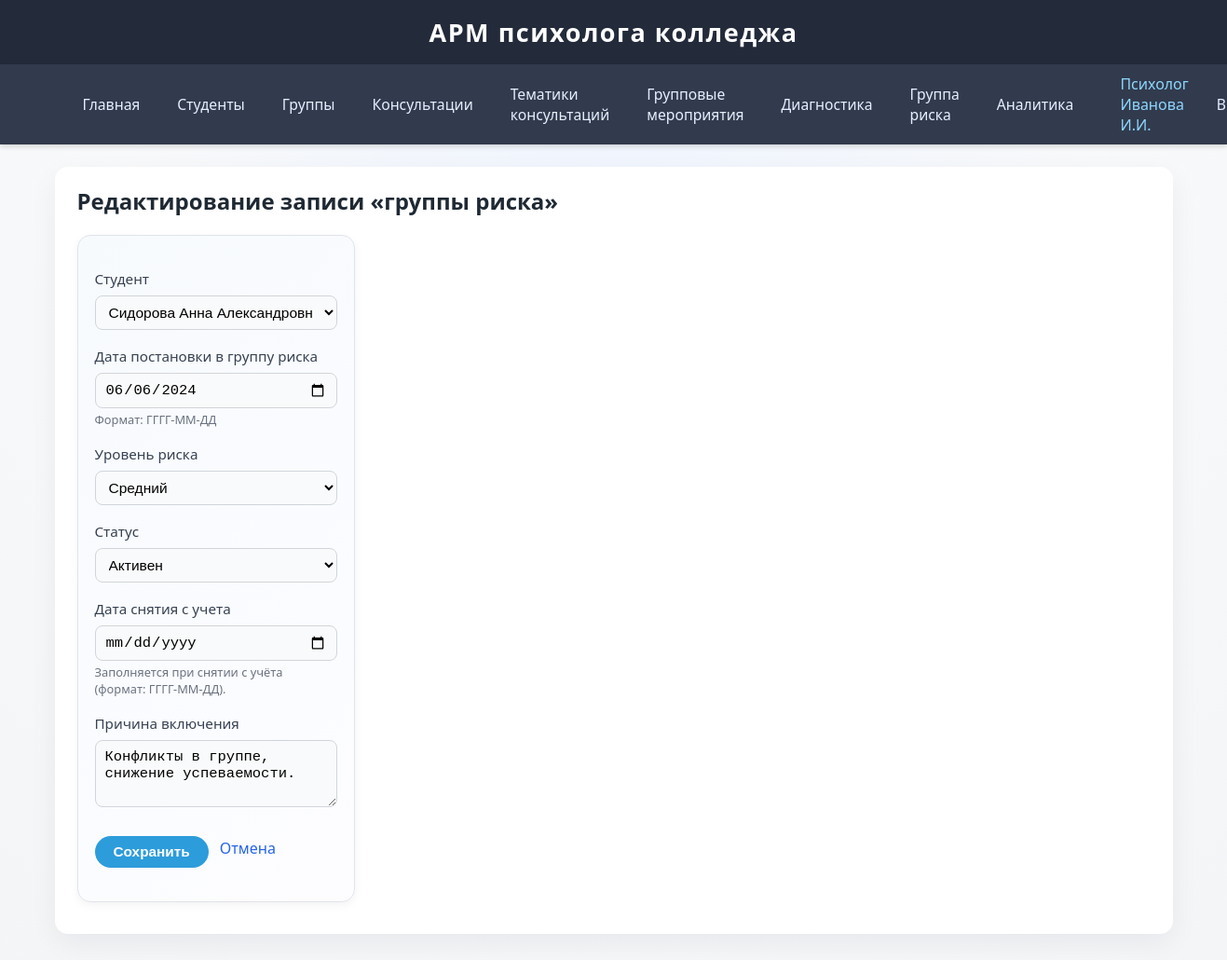
Page /risk_groups/2/edit (signed in) on the committed database.
### app/models.py (models this page shows, shortened)
class User(db.Model, UserMixin):
    __tablename__ = 'users'
    id = db.Column(db.Integer, primary_key=True)
    username = db.Column(db.String(64), unique=True, nullable=False)
    password_hash = db.Column(db.String(128), nullable=False)
    role = db.Column(db.String(16), nullable=False, default='psychologist')  # 'psychologist', 'admin', or 'viewer'
    full_name = db.Column(db.String(128), nullable=True)
    group_events = db.relationship('GroupEvent', backref='psychologist_user', lazy=True)
    test_results = db.relationship('TestResult', backref='psychologist_user', lazy=True)

class RiskGroup(db.Model):
    __tablename__ = 'risk_groups'
    id = db.Column(db.Integer, primary_key=True)
    student_id = db.Column(db.Integer, db.ForeignKey('students.id'), nullable=False)
    date_added = db.Column(db.Date, nullable=False, default=date.today)
    risk_level = db.Column(db.String(32), nullable=False, default='средний')  # низкий/средний/высокий и т.п.
    reason = db.Column(db.String(255), nullable=True)
    status = db.Column(db.String(32), nullable=False, default='активен')      # активен / снят
    date_removed = db.Column(db.Date, nullable=True)

### app/routes/risk_groups.py (the view, shortened to what this page needs)
@risk_groups_bp.route('/<int:record_id>/edit', methods=['GET', 'POST'])
@login_required
def edit_risk(record_id):
    record = RiskGroup.query.get_or_404(record_id)
    form = RiskGroupForm(obj=record)
    _populate_risk_form_choices(form)
    return render_template(
        'risk_groups/form.html',
        form=form,
        title='Редактирование записи «группы риска»',
    )

### app/forms.py
class RiskGroupForm(FlaskForm):
    student_id = SelectField('Студент', coerce=int, validators=[DataRequired()])
    date_added = DateField(
        'Дата постановки в группу риска',
        format='%Y-%m-%d',
        validators=[DataRequired()]
    )
    risk_level = SelectField(
        'Уровень риска',
        choices=[
            ('низкий', 'Низкий'),
            ('средний', 'Средний'),
            ('высокий', 'Высокий'),
        ],
        validators=[DataRequired()]
    )
    reason = TextAreaField('Причина включения', validators=[Optional(), Length(max=255)])
    status = SelectField(
        'Статус',
        choices=[
            ('активен', 'Активен'),
            ('снят', 'Снят с учета'),
        ],
        validators=[DataRequired()]
    )
    date_removed = DateField(
        'Дата снятия с учета',
        format='%Y-%m-%d',
        validators=[Optional()]
    )
    submit = SubmitField('Сохранить')

### app/routes/risk_groups.py (called while the page is built)
def _populate_risk_form_choices(form: RiskGroupForm):
    students = (
        Student.query
        .order_by(Student.full_name.asc())
        .all()
    )
    form.student_id.choices = [(s.id, s.full_name) for s in students]

### app/templates/risk_groups/form.html (shortened to what this page needs)
{% extends 'base.html' %}
{% block content %}
<h2>{% if title %}{{ title }}{% else %}Запись о «группе риска»{% endif %}</h2>
<div class="card" style="max-width: 700px; margin-top: 20px;">
    <form method="post">
        <div class="form-group">
            <label for="student_id">{{ form.student_id.label }}</label>
            {{ form.student_id(class="form-control", id="student_id") }}
        </div>
        <div class="form-group">
            <label for="date_added">{{ form.date_added.label }}</label>
            {{ form.date_added(class="form-control", id="date_added") }}
            <small class="form-help">Формат: ГГГГ-ММ-ДД</small>
        </div>
        <div class="form-group">
            <label for="risk_level">{{ form.risk_level.label }}</label>
            {{ form.risk_level(class="form-control", id="risk_level") }}
        </div>
        <div class="form-group">
            <label for="status">{{ form.status.label }}</label>
            {{ form.status(class="form-control", id="status") }}
        </div>
        <div class="form-group">
            <label for="date_removed">{{ form.date_removed.label }}</label>
            {{ form.date_removed(class="form-control", id="date_removed") }}
            <small class="form-help">Заполняется при снятии с учёта (формат: ГГГГ-ММ-ДД).</small>
        </div>
        <div class="form-group">
            <label for="reason">{{ form.reason.label }}</label>
            {{ form.reason(class="form-control", id="reason", rows="3") }}
        </div>
        <div style="margin-top: 16px; display:flex; gap:12px; align-items:center;">
            {{ form.submit(class="btn") }}
            <a href="{{ url_for('risk_groups.list_risk') }}">Отмена</a>
        </div>
    </form>
</div>
{% endblock %}

### app/templates/base.html (shortened to what this page needs)
<!DOCTYPE html>
<html lang="ru">
<head>
    <link rel="stylesheet" href="{{ url_for('static', filename='css/style.css') }}">
</head>
<body>
    <header>
        <div style="font-size:1.3em; font-weight:600;">АРМ психолога колледжа</div>
    </header>
    <nav style="background:#313b4d; padding:10px 0;">
        <div class="container" style="display:flex;gap:20px;align-items:center;">
            <a href="{{ url_for('index') }}">Главная</a>
            <a href="{{ url_for('students.list_students') }}">Студенты</a>
            <a href="{{ url_for('groups.list_groups') }}">Группы</a>
            <a href="{{ url_for('consultations.list_consultations') }}">Консультации</a>
            <a href="{{ url_for('consultation_topics.list_topics') }}">Тематики консультаций</a>
            <a href="{{ url_for('group_events.list_events') }}">Групповые мероприятия</a>
            <a href="{{ url_for('diagnostics.list_results') }}">Диагностика</a>
            <a href="{{ url_for('risk_groups.list_risk') }}">Группа риска</a>
            <a href="{{ url_for('analytics.overview') }}">Аналитика</a>
            {% if current_user.is_authenticated %}
                <span style="color:#8fd6ff;font-weight:500;">
                    {{ current_user.full_name or current_user.username }}
                </span>
                <a href="{{ url_for('auth.logout') }}">Выйти</a>
            {% else %}
                <a href="{{ url_for('auth.login') }}">Войти</a>
            {% endif %}
        </div>
    </nav>
    <div class="container">
        {% block content %}
        {% endblock %}
    </div>
</body>
</html>

### app/static/css/style.css (style rules this page uses)
body { background: radial-gradient(circle at top, #eef4ff 0, #f8f9fa 45%, #f4f5f7 100%); font-family: "Segoe UI", -apple-system, BlinkMacSystemFont, "Roboto", Arial, sans-serif; font-size: 16px; margin: 0; padding: 0; color: #111827; }
header { background: #232b3b; color: #fff; padding: 16px 0; text-align: center; font-size: 1.3em; letter-spacing: 1.5px; font-weight: 600; box-shadow: 0 2px 6px rgba(0,0,0,0.18); }
nav { box-shadow: 0 2px 6px rgba(0,0,0,0.16); }
nav .container { max-width: 1200px; margin: 0 auto; padding: 0 20px; background: transparent; border-radius: 0; box-shadow: none; }
nav a { color: #e5efff; text-decoration: none; font-size: 0.98rem; padding: 6px 10px; border-radius: 6px; transition: background 0.15s, color 0.15s, transform 0.1s; }
body > .container { max-width: 1200px; margin: 24px auto 32px auto; padding: 20px 24px 26px 24px; background: #ffffff; border-radius: 14px; box-shadow: 0 10px 30px rgba(15, 23, 42, 0.06); }
.container { box-sizing: border-box; }
h1, h2, h3 { color: #1f2933; font-weight: 600; margin-top: 0; }
h2 { margin-bottom: 8px; }
form { margin: 20px 0; }
.form-group, .form-row { margin-bottom: 18px; }
label { display: block; margin-bottom: 6px; font-weight: 500; color: #374151; font-size: 0.95rem; }
.form-control, input[type="text"], input[type="password"], input[type="date"], input[type="datetime-local"], select, textarea { width: 100%; padding: 8px 10px; font-size: 0.97rem; border: 1px solid #d1d5db; border-radius: 8px; outline: none; background: #f9fafb; box-sizing: border-box; margin-top: 2px; transition: border-color 0.15s, box-shadow 0.15s, background 0.15s; }
.form-help { display: block; font-size: 0.8rem; margin-top: 3px; color: #6b7280; }
button, .btn { background: #2d9cdb; color: #fff; border: none; border-radius: 999px; padding: 8px 20px; font-size: 0.96rem; font-weight: 600; cursor: pointer; transition: background 0.15s, box-shadow 0.15s, transform 0.08s; margin-top: 8px; display: inline-flex; align-items: center; justify-content: center; gap: 6px; }
a { color: #2563eb; text-decoration: none; transition: color 0.17s; }
.card { background: linear-gradient(135deg, #f7fafd 0%, #f9fbff 40%, #fdfdff 100%); border: 1px solid #e0e3ea; border-radius: 14px; width: 260px; min-height: 140px; box-shadow: 0 3px 10px rgba(15, 23, 42, 0.05); padding: 16px 18px; transition: transform 0.15s ease, box-shadow 0.15s ease, border-color 0.15s ease; margin-bottom: 8px; cursor: default; }

### rows in the picture
User: full_name "Психолог Иванова И.И."
RiskGroup: student_id "Сидорова Анна Александровна", date_added "06/06/2024", risk_level "Средний", status "Активен", reason "Конфликты в группе, снижение успеваемости."

### other values in the picture
{{ title }} "Редактирование записи «группы риска»"
